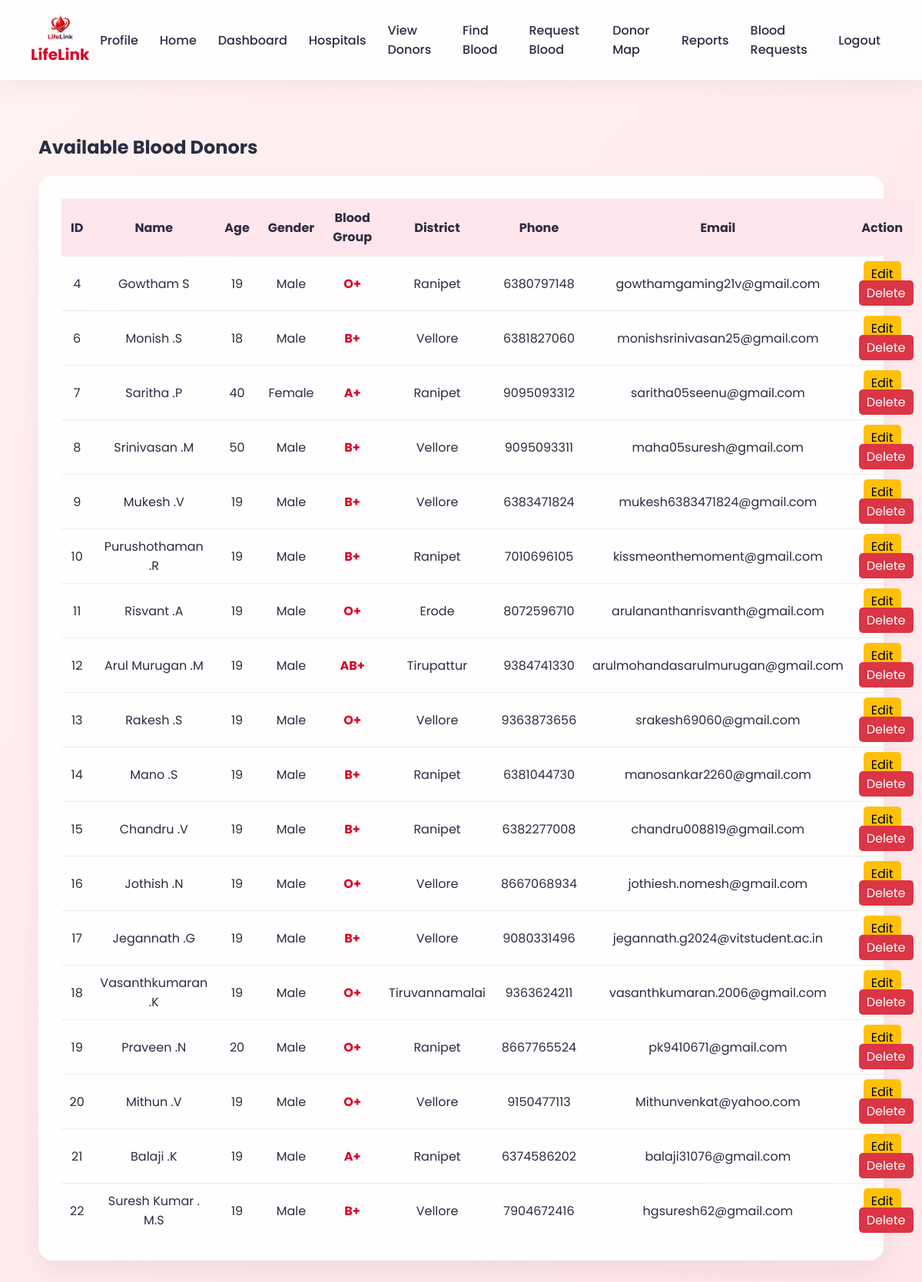
The page /donors (signed in) on the database as committed earlier.
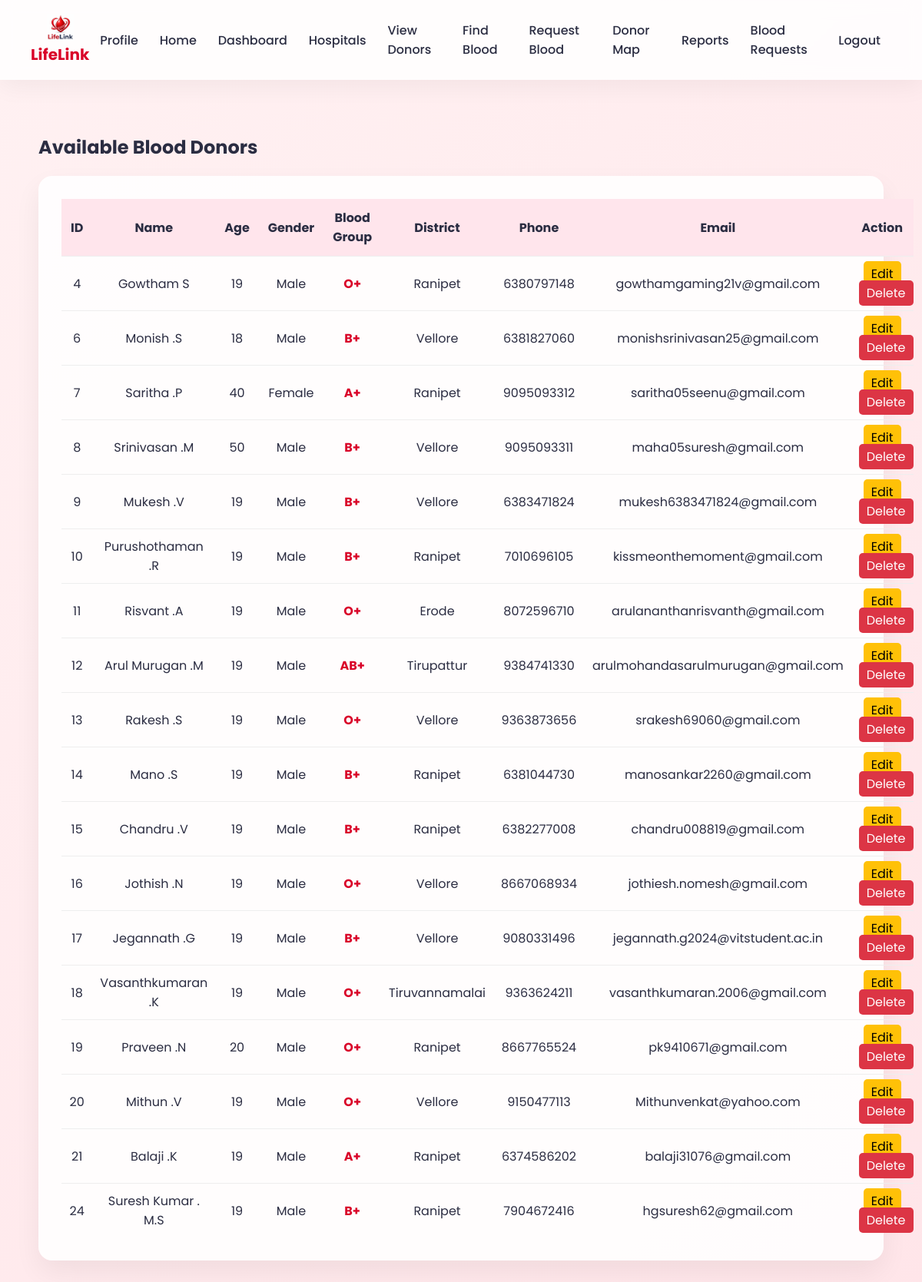
The same page on the database as committed later.
### tables this page shows
CREATE TABLE donors(
        donor_id INTEGER PRIMARY KEY,
        name TEXT,
        age INTEGER,
        gender TEXT,
        blood_group TEXT,
        district TEXT,
        phone TEXT,
        email TEXT,
        bio TEXT
    );

### app.py (the view)
@app.route("/donors")
@login_required
def donors():
    conn = get_db()
    cursor = conn.cursor()
    cursor.execute("SELECT * FROM donors")
    donors_list = cursor.fetchall()
    conn.close()
    return render_template("donors.html",
                           donors=donors_list)

### app.py (called while the page is built)
def get_db():
    conn = sqlite3.connect("database.db")
    conn.row_factory = sqlite3.Row
    return conn

def login_required(f):
    @wraps(f)
    def wrapper(*args, **kwargs):
        if "username" not in session:
            flash("Please login first")
            return redirect(url_for("login_page"))
        return f(*args, **kwargs)
    return wrapper

### templates/donors.html
{% extends "base.html" %}
{% block content %}
<h2 style="margin-bottom:20px;">Available Blood Donors</h2>
<div class="card">
{% if donors %}
<table style="width:100%; border-collapse:collapse;">
    <tr style="background-color:#ffe5ec;">
        <th style="padding:12px;">ID</th>
        <th style="padding:12px;">Name</th>
        <th style="padding:12px;">Age</th>
        <th style="padding:12px;">Gender</th>
        <th style="padding:12px;">Blood Group</th>
        <th style="padding:12px;">District</th>
        <th style="padding:12px;">Phone</th>
        <th style="padding:12px;">Email</th>
        {% if session.get("role") == "admin" %}
        <th style="padding:12px;">Action</th>
        {% endif %}
    </tr>
    {% for donor in donors %}
    <tr style="text-align:center; border-top:1px solid #eee;">
        <td style="padding:10px;">{{ donor[0] }}</td>
        <td style="padding:10px;">{{ donor[1] }}</td>
        <td style="padding:10px;">{{ donor[2] }}</td>
        <td style="padding:10px;">{{ donor[3] }}</td>
        <td style="padding:10px; font-weight:bold; color:#d90429;">
            {{ donor[4] }}
        </td>
        <td style="padding:10px;">{{ donor[5] }}</td>
        <td style="padding:10px;">{{ donor[6] }}</td>
        <td style="padding:10px;">{{ donor[7] }}</td>
        {% if session.get("role") == "admin" %}
        <td style="padding:10px;">
            <a href="{{ url_for('edit_donor', donor_id=donor[0]) }}"
               style="padding:5px 10px; background:#ffc107; color:black; text-decoration:none; border-radius:5px;">
               Edit
            </a>
            <a href="{{ url_for('delete_donor', donor_id=donor[0]) }}"
               onclick="return confirm('Are you sure you want to delete this donor?');"
               style="padding:5px 10px; background:#dc3545; color:white; text-decoration:none; border-radius:5px;">
               Delete
            </a>
        </td>
        {% endif %}
    </tr>
    {% endfor %}
</table>
{% else %}
<p style="text-align:center; padding:20px;">No donors available.</p>
{% endif %}
</div>
{% endblock %}

Rows that differ between the two databases and show on the page:
removed donors: donor_id "22", name "Suresh Kumar . M.S", age "19", gender "Male", blood_group "B+", district "Vellore", phone "7904672416", email "hgsuresh62@gmail.com"
added donors: donor_id "24", name "Suresh Kumar . M.S", age "19", gender "Male", blood_group "B+", district "Ranipet", phone "7904672416", email "hgsuresh62@gmail.com"
